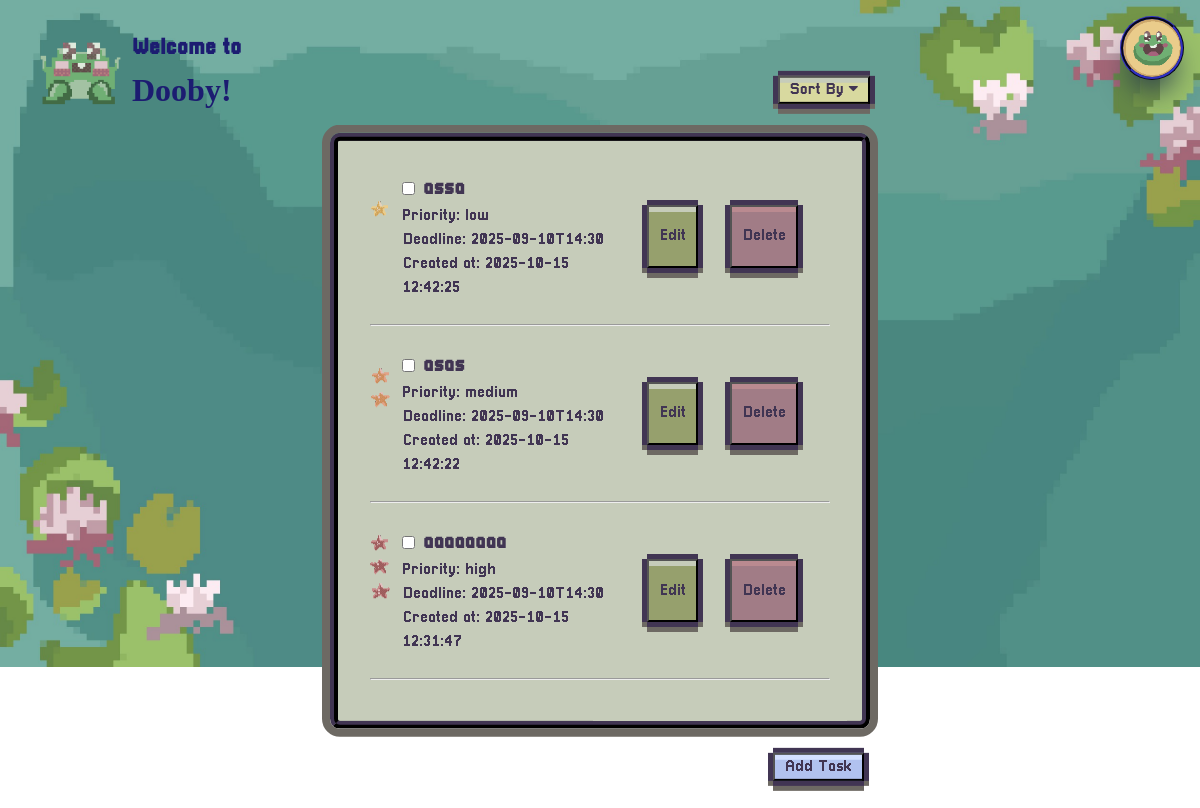
/ (signed in), run on the app's committed database.
### tables this page shows
CREATE TABLE tasks (
            task_id INTEGER PRIMARY KEY,
            task_name TEXT NOT NULL,
            isChecked BIT DEFAULT 0,
            priority TEXT NOT NULL,
            deadline DATETIME NOT NULL,
            created_at TIMESTAMP DEFAULT (datetime('now', 'localtime')),
            is_deleted BIT DEFAULT 0,
            uid INTEGER,
            FOREIGN KEY (uid) REFERENCES users (user_id)
        );

### flask-server/App.py (the view)
@app.route('/')
def index():
    if 'user_id' not in session:
        flash("Please login to add tasks.")
        return redirect(url_for('login'))
    sort = request.args.get("sort", "created_at")
    order = request.args.get("order", "desc")
    tasks = get_tasks(sort, order) # includes sorting and order option
    return render_template("index.html", tasks=tasks, name=session['name'], email=session['email'])

### flask-server/templates/index.html (shortened to what this page needs)
{% extends 'base.html' %}
{% block styles %}
    {{ super() }}
{% endblock %}
{% block body %}
<section class="hero-section" id="hero">
    <div class="welcome">
        <img src="../static/images/frogart_small.gif" alt="frogart_small">
        <h1>Welcome to<br><span>Dooby!</span></h1>
    </div>
    <div class="header">
        <div class="dropdown-profile">
            <img src="../static/images/profile.png" class="profileBtn">
        </div>
    </div>
    <div class="task-body">
        <div class="task-header">
            <div class="dropdown">
                <button class="btn sort-btn">Sort By <i class="fa fa-caret-down"></i></button>
            </div>
        </div>
        <div class="tasks-container" id="tasks-container">
            <ul class="tasks-list">
                {% if tasks|length == 0 %}
                    <p>You don't have any tasks yet :)</p><br>
                    <p>Click Add Task to Start!</p>
                {% else %}
                    {% for task in tasks %}
                        <li class="{{task[3]}}">
                            <div class="task-item">
                                <div class="task-box-list">
                                    <input type="checkbox" class="checkbox" data-taskid="{{task[0]}}" onchange="toggleTask(this.dataset.taskid, this.checked)" {% if task[2] == 1 %} checked {% endif %}>
                                    <p> {{task[1]}}</p><br>
                                </div>
                                <span>Priority: {{task[3]}}<br>Deadline: {{task[4]}}<br>Created at: {{task[5]}}</span>
                            </div>
                            <div class="update-btns">
                                <button class="btn edit-btn" data-taskid="{{task[0]}}" data-taskname="{{task[1]}}" data-priority="{{task[3]}}" data-deadline="{{task[4]}}">Edit</button>
                                <button class="btn delete-btn" data-taskid="{{task[0]}}">Delete</button>
                            </div>
                        </li><br>
                        <hr class="horizontal"><br>
                    {% endfor %}
                {% endif %}
            </ul>
        </div>
        <div class="task-add-body">
            <button id="open-task-btn" class="btn open-btn">Add Task</button>
        </div>
    </div>
</section>
{% endblock %}

### flask-server/templates/base.html (shortened to what this page needs)
<!DOCTYPE html>
<html lang="en">
<head>
    {% block styles %}
      <link rel="stylesheet" href="{{ url_for('static', filename='style.css') }}">
      <link rel="stylesheet" href="https://cdnjs.cloudflare.com/ajax/libs/font-awesome/4.7.0/css/font-awesome.min.css">
    {% endblock %}
</head>
<body>
{% block body %} {% endblock %}
</body>
</html>

### data on the page
tasks: task_name "assa", priority "low", deadline "2025-09-10T14:30", created_at "2025-10-15 12:42:25"
tasks: task_name "asas", priority "medium", deadline "2025-09-10T14:30", created_at "2025-10-15 12:42:22"
tasks: task_name "aaaaaaaa", priority "high", deadline "2025-09-10T14:30", created_at "2025-10-15 12:31:47"
